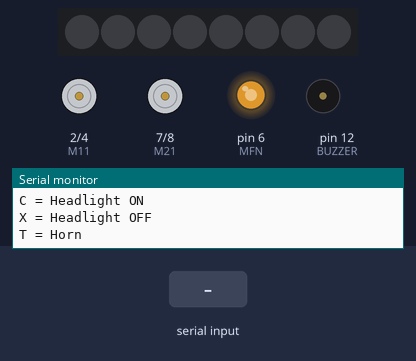
Recording of a sketch running on a simulated Arduino Uno, built with avr-gcc and run on an emulated ATmega328P. On the bench: 8 RGB LEDs in strip order, left to right, motor-driver pin pairs drawn as motors (green arrow = first pin HIGH = forward, orange = second pin HIGH = backward, longer = more drive), output pins drawn as LEDs (lit = HIGH), buzzer (waves = sounding, pin HIGH), the last lines printed to the serial monitor. Inputs (shaded band) come from the test bench. Dim RGB values are drawn brighter than linear.

Above: at 1.3 s.
1.4 s: "H" received over Serial
At 2.5 s:
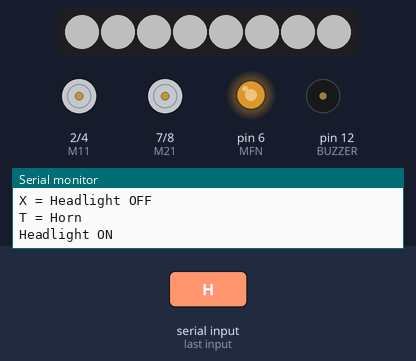
2.9 s: "F" received over Serial
At 3.7 s:
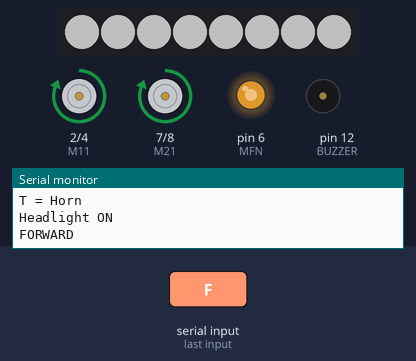
4.4 s: "B" received over Serial
At 4.8 s:
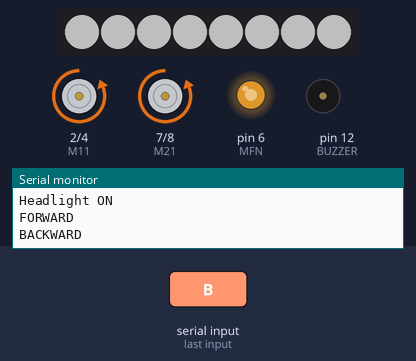
5.9 s: "L" received over Serial
At 7.1 s:
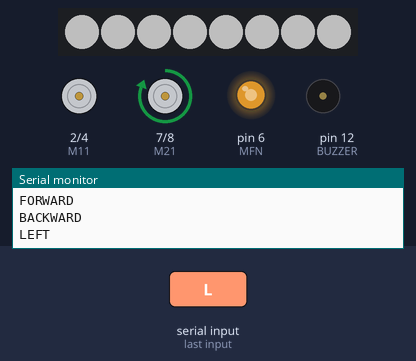
7.4 s: "R" received over Serial
At 8.3 s:
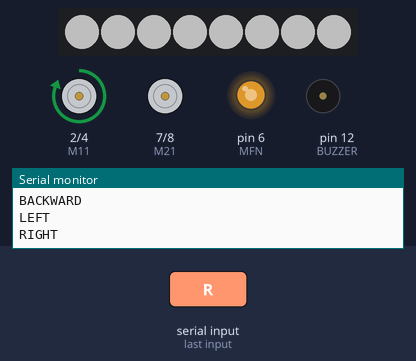
8.9 s: "+" received over Serial
At 9.4 s:
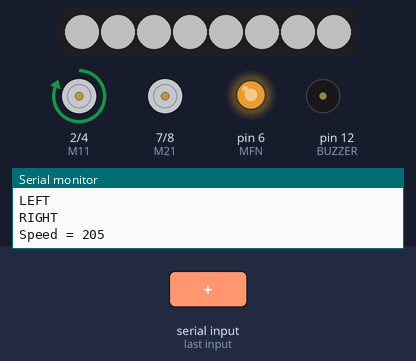
Timing chart, 0 to 11.4 s (numbered marks = the images above; inputs shaded):
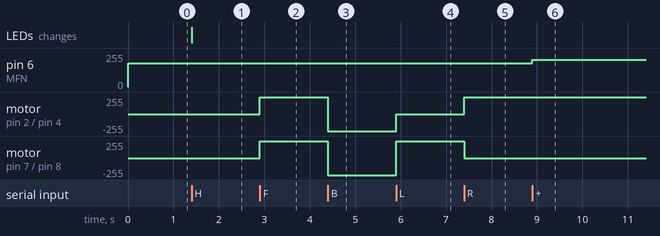

Measured:
- after the input at 1.4 s, the LEDs: change at once (image 1)
- after the input at 2.9 s, motor on pin 2 (M11) / pin 4 (M12), motor on pin 7 (M21) / pin 8 (M22): stopped → forward 255/255 at once
- after the input at 4.4 s, motor on pin 2 (M11) / pin 4 (M12), motor on pin 7 (M21) / pin 8 (M22): forward 255/255 → backward 255/255 at once
- after the input at 5.9 s, motor on pin 2 (M11) / pin 4 (M12): backward 255/255 → stopped at once; motor on pin 7 (M21) / pin 8 (M22): backward 255/255 → forward 255/255 at once
- after the input at 7.4 s, motor on pin 2 (M11) / pin 4 (M12): stopped → forward 255/255 at once; motor on pin 7 (M21) / pin 8 (M22): forward 255/255 → stopped at once
- after the input at 8.9 s, pin 6 (MFN): 180/255 → 205/255 at once

The sketch:

Project_23.ino
```cpp
/*
==========================================
Project-23 : Bluetooth RC Car
==========================================

HC-05 TX -> D0
HC-05 RX -> D1

Verified Board Mapping
M11 -> D2
M12 -> D4
MFN -> D6 (PWM)
M21 -> D7
M22 -> D8
BUZZER -> D12

RGB LED -> D11 (WS2812B)

Gamepad Button Mapping (App Verified):
D-pad    = F / B / L / R
Square   = S (Stop)
Circle   = C (Headlight ON)
X        = X (Headlight OFF)
Triangle = T (Horn)
==========================================
*/

#include <Adafruit_NeoPixel.h>

#define M11 2
#define M12 4
#define MFN 6
#define M21 7
#define M22 8
#define BUZZER 12

#define RGB_PIN 11
#define NUMPIXELS 8

Adafruit_NeoPixel strip(NUMPIXELS, RGB_PIN, NEO_GRB + NEO_KHZ800);

int speedValue = 180;

//==========================
void setup()
//==========================
{
  Serial.begin(9600);

  pinMode(M11, OUTPUT);
  pinMode(M12, OUTPUT);
  pinMode(M21, OUTPUT);
  pinMode(M22, OUTPUT);
  pinMode(MFN, OUTPUT);
  pinMode(BUZZER, OUTPUT);

  digitalWrite(BUZZER, LOW);

  strip.begin();
  strip.setBrightness(80);
  strip.clear();
  strip.show();

  analogWrite(MFN, speedValue);

  stopCar();

  Serial.println("==================================");
  Serial.println(" Bluetooth RC Car Ready ");
  Serial.println("==================================");
  Serial.println("F = Forward");
  Serial.println("B = Backward");
  Serial.println("L = Left");
  Serial.println("R = Right");
  Serial.println("S = Stop");
  Serial.println("+ = Speed Up");
  Serial.println("- = Speed Down");
  Serial.println("C = Headlight ON");
  Serial.println("X = Headlight OFF");
  Serial.println("T = Horn");
}

//==========================
void forward()
//==========================
{
  digitalWrite(M11, HIGH);
  digitalWrite(M12, LOW);

  digitalWrite(M21, HIGH);
  digitalWrite(M22, LOW);

  Serial.println("FORWARD");
}

//==========================
void backward()
//==========================
{
  digitalWrite(M11, LOW);
  digitalWrite(M12, HIGH);

  digitalWrite(M21, LOW);
  digitalWrite(M22, HIGH);

  Serial.println("BACKWARD");
}

//==========================
void left()
//==========================
{
  digitalWrite(M11, LOW);
  digitalWrite(M12, LOW);

  digitalWrite(M21, HIGH);
  digitalWrite(M22, LOW);

  Serial.println("LEFT");
}

//==========================
void right()
//==========================
{
  digitalWrite(M11, HIGH);
  digitalWrite(M12, LOW);

  digitalWrite(M21, LOW);
  digitalWrite(M22, LOW);

  Serial.println("RIGHT");
}

//==========================
void stopCar()
//==========================
{
  digitalWrite(M11, LOW);
  digitalWrite(M12, LOW);

  digitalWrite(M21, LOW);
  digitalWrite(M22, LOW);

  Serial.println("STOP");
}

//==========================
void headLight(bool state)
//==========================
{
  if (state)
  {
    for (int i = 0; i < NUMPIXELS; i++)
      strip.setPixelColor(i, strip.Color(255, 255, 255));
  }
  else
  {
    strip.clear();
  }

  strip.show();
}

//==========================
void horn()
//==========================
{
  digitalWrite(BUZZER, HIGH);
  delay(200);
  digitalWrite(BUZZER, LOW);

  Serial.println("HORN");
}

//==========================
void loop()
//==========================
{
  if (Serial.available())
  {
    char cmd = toupper(Serial.read());

    switch (cmd)
    {
      case 'F':
        forward();
        break;

      case 'B':
        backward();
        break;

      case 'L':
        left();
        break;

      case 'R':
        right();
        break;

      case 'S':
        stopCar();
        break;

      case '+':
        if (speedValue < 255)
          speedValue += 25;

        analogWrite(MFN, speedValue);

        Serial.print("Speed = ");
        Serial.println(speedValue);
        break;

      case '-':
        if (speedValue > 25)
          speedValue -= 25;

        analogWrite(MFN, speedValue);

        Serial.print("Speed = ");
        Serial.println(speedValue);
        break;

      case 'H':
      case 'C':                    // Circle button -> Headlight ON
        headLight(true);
        Serial.println("Headlight ON");
        break;

      case 'X':                    // X button -> Headlight OFF
        headLight(false);
        Serial.println("Headlight OFF");
        break;

      case 'T':                    // Triangle button -> Horn
        horn();
        break;

      case '0':                    // Button release signal - ignore
        break;

      default:
        Serial.println("Invalid Command");
        break;
    }
  }
}
```
